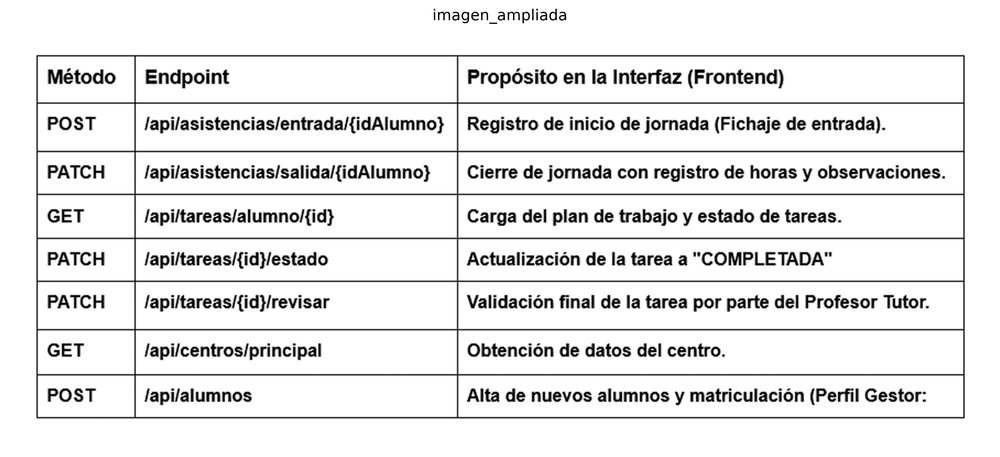
#> input picture resultados/imagen_ampliada.png, 1000 x 457 px, shrunk from 3315 x 1516 before the run
$ python main.py
#> lines starting #> are read from the running program, lines starting #| are printed output that depends on the picture; after the words box and inside, x2 and y2 are one past the last pixel; in counts of white or black regions, pixels touching at a corner belong together
# IMPORTACIÓN DE LIBRERÍAS
import pytesseract
from pathlib import Path
import csv
import cv2
import numpy as np

# PASO 1: CARGAR LA IMAGEN ADAPTATIVA

imagen = cv2.imread(
    "resultados/imagen_ampliada.png",
    cv2.IMREAD_GRAYSCALE
)
#> imagen is the input picture: shape (457, 1000); min 0, max 255, mean 231.7

if imagen is None:
    raise FileNotFoundError(
        "No se ha encontrado la imagen adaptativa."
    )

# Carpetas de trabajo
carpeta_textos = Path("resultados/ocr")
carpeta_textos.mkdir(parents=True, exist_ok=True)

# PASO 2: DETECCIÓN DE LA ESTRUCTURA DE LA TABLA

def detectar_lineas_tabla(imagen):

    alto, ancho = imagen.shape[:2]
#> alto = 457; ancho = 1000

    # Convertir imagen a binario
    _, binaria = cv2.threshold(
        imagen,
        0,
        255,
        cv2.THRESH_BINARY_INV + cv2.THRESH_OTSU
    )
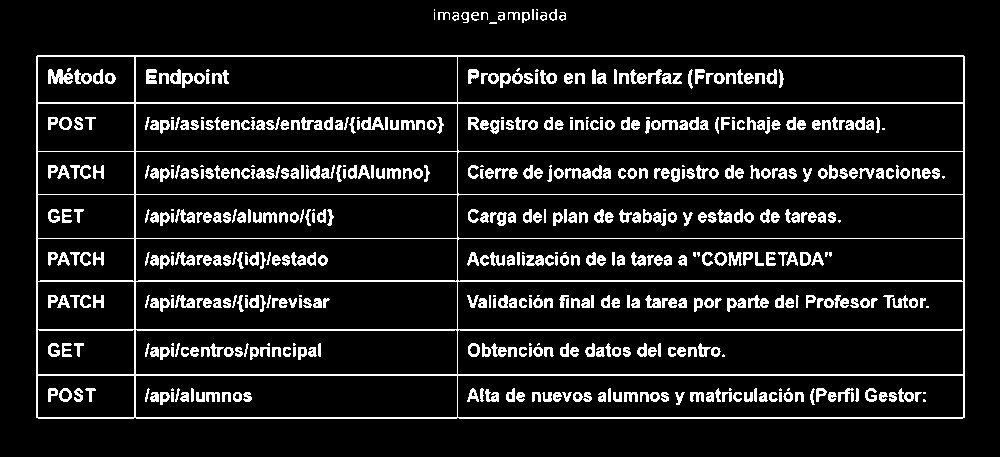
#> binaria: shape (457, 1000); 10.7% white in thin lines or dots, all inside (x1, y1, x2, y2) = (36, 9, 965, 419)

    # Detectar líneas horizontales
    kernel_horizontal = cv2.getStructuringElement(
        cv2.MORPH_RECT,
        (max(20, ancho // 30), 1)
    )

    lineas_horizontales = cv2.morphologyEx(
        binaria,
        cv2.MORPH_OPEN,
        kernel_horizontal
    )
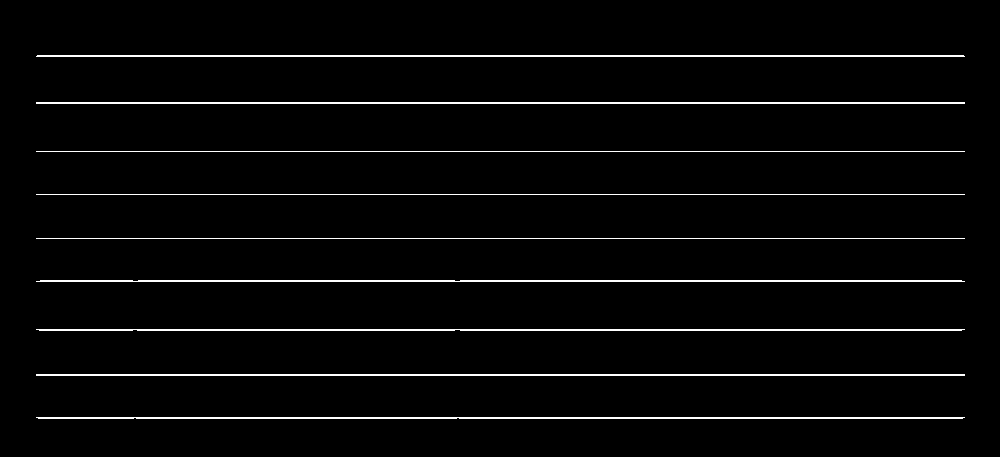
#> lineas_horizontales: shape (457, 1000); 3% white in thin lines or dots, all inside (x1, y1, x2, y2) = (36, 55, 965, 419)

    # Detectar líneas verticales
    kernel_vertical = cv2.getStructuringElement(
        cv2.MORPH_RECT,
        (1, max(10, alto // 30))
    )

    lineas_verticales = cv2.morphologyEx(
        binaria,
        cv2.MORPH_OPEN,
        kernel_vertical
    )
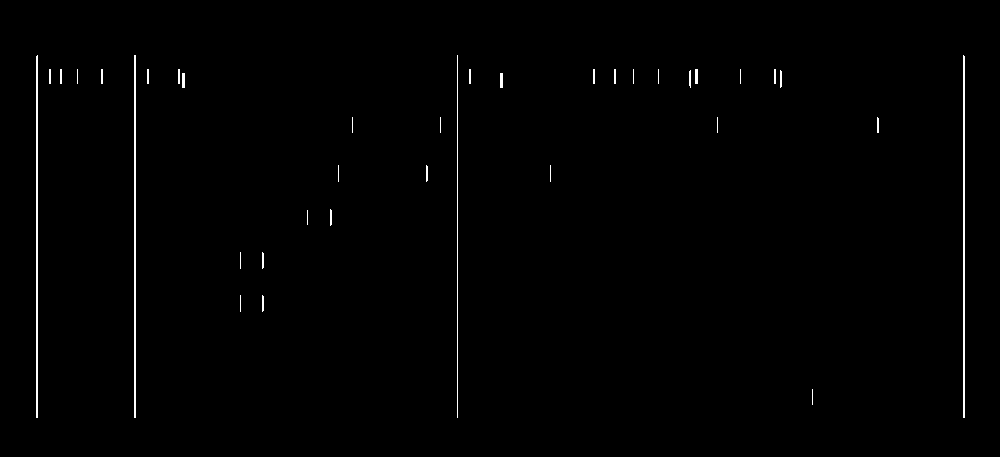
#> lineas_verticales: shape (457, 1000); 0.74% white in thin lines or dots, all inside (x1, y1, x2, y2) = (36, 55, 965, 418)

    # Obtener proyecciones de las líneas
    proyeccion_horizontal = np.sum(
        lineas_horizontales > 0,
        axis=1
    )
#> proyeccion_horizontal = 457 values, max 929 at index 56, min 0 at index 0, mean 30.4

    proyeccion_vertical = np.sum(
        lineas_verticales > 0,
        axis=0
    )
#> proyeccion_vertical = 1000 values, max 363 at index 37, min 0 at index 0, mean 3.38

    # Localizar coordenadas de las líneas
    posiciones_h = np.where(
        proyeccion_horizontal > ancho * 0.5
    )[0]
#> posiciones_h = [55, 56, 102, 103, 151, 194, 238, 280, 281, 329, 330, 374, 375, 417, 418]

    posiciones_v = np.where(
        proyeccion_vertical > alto * 0.5
    )[0]
#> posiciones_v = [36, 37, 134, 135, 457, 963, 964]

    # Agrupar coordenadas consecutivas
    def agrupar_lineas(posiciones):

        grupos = []

        if len(posiciones) == 0:
            return grupos

        inicio = posiciones[0]
#> inicio = 55
        anterior = posiciones[0]
#> anterior = 55

        for posicion in posiciones[1:]:

            if posicion - anterior > 3:
                grupos.append((inicio + anterior) // 2)
                inicio = posicion

            anterior = posicion
#> this loop made 14 passes
#> (posicion, inicio, anterior) on passes 2, 4, 5, 6, 7, 9, 11, 13: (102, 102, 102), (151, 151, 151), (194, 194, 194), (238, 238, 238), (280, 280, 280), (329, 329, 329), (374, 374, 374), (417, 417, 417)
#> (posicion, anterior) on passes 1, 3, 8, 10, 12, 14: (56, 56), (103, 103), (281, 281), (330, 330), (375, 375), (418, 418)
#> after the loop, grupos = [55, 102, 151, 194, 238, 280, 329, 374]

        grupos.append((inicio + anterior) // 2)

        return grupos

    filas = agrupar_lineas(posiciones_h)
#> filas = [55, 102, 151, 194, 238, 280, 329, 374, 417]
    columnas = agrupar_lineas(posiciones_v)
#> the loop in agrupar_lineas (call 2), `for posicion in posiciones[1:]: ` made 6 passes
#> (posicion, inicio, anterior) on passes 2, 4, 5: (134, 134, 134), (457, 457, 457), (963, 963, 963)
#> (posicion, anterior) on passes 1, 3, 6: (37, 37), (135, 135), (964, 964)
#> columnas = [36, 134, 457, 963]

    # Comprobar detección
    if len(filas) < 3 or len(columnas) < 4:
        raise ValueError(
            "No se han detectado correctamente las líneas de la tabla."
        )

    return filas, columnas


filas, columnas = detectar_lineas_tabla(imagen)
#> filas = [55, 102, 151, 194, 238, 280, 329, 374, 417]; columnas = [36, 134, 457, 963]

# PASO 3: RECORTAR LAS CELDAS Y EXTRAER EL TEXTO

def extraer_celda(imagen, x1, y1, x2, y2):

    # Recortar la celda evitando incluir los bordes
    margen = 3

    celda = imagen[
        y1 + margen:y2 - margen,
        x1 + margen:x2 - margen
    ]

    # Reconocimiento OCR con PSM por defecto
#> (the run stopped early here; a loop or call above may not have finished)
